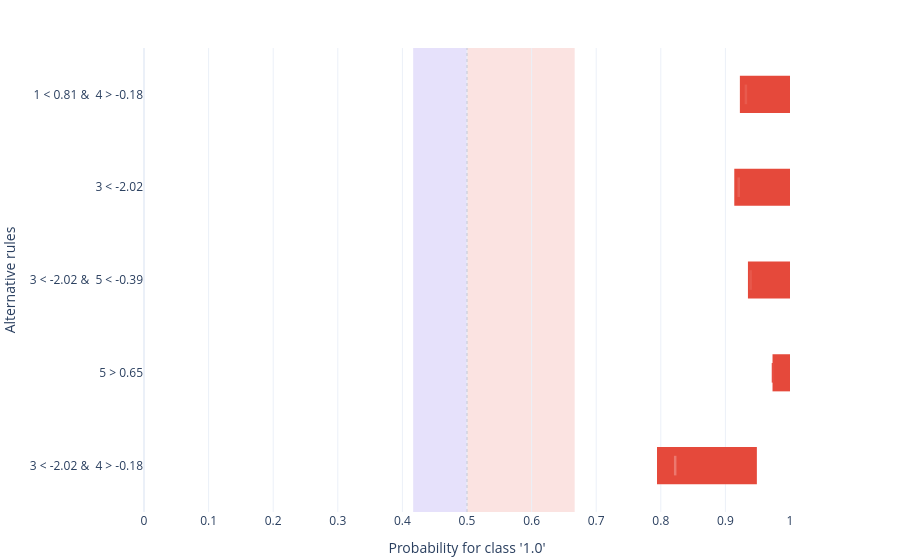

The code cell stored with this chart in its notebook:
### Markdown cell above
### Hover detail

`hover_detail="full"` adds feature names, current values, and the full prediction interval to each hover card. The default `"compact"` shows only the rule text and predicted probability.

### Code cell
alternatives[1].plot(
    style="plotly.local.alternative_bars",
    show=True,
    filter_top=5,
    hover_detail="full",
);

### Figure 1 — Plotly figure (JSON) as saved in the notebook; plotly's stock layout.template omitted (floating-point values rounded to 4 significant figures)
{"data": [{"base": [0.9224, 0.9138, 0.9349, 0.9729, 0.7941], "hovertemplate": "%{hovertext}<extra></extra>", "hovertext": ["<b>Alternative 1</b><br>Rule: 1 < 0.81 & \n4 > -0.18<br>Feature(s): 1, 4<br>Current value(s): 0.8202306791482605, -1.1698874169376605<br><br>Alt prediction: 0.9318<br>Prediction delta: +0.3984<br>Base prediction: 0.5333<br>Interval: [0.9224, 1]<br>Interval width: 0.07758", "<b>Alternative 2</b><br>Rule: 3 < -2.02<br>Feature(s): 3<br>Current value(s): 0.5081898342893361<br><br>Alt prediction: 0.9206<br>Prediction delta: +0.3873<br>Base prediction: 0.5333<br>Interval: [0.9138, 1]<br>Interval width: 0.08625", "<b>Alternative 3</b><br>Rule: 3 < -2.02 & \n5 < -0.39<br>Feature(s): 3, 5<br>Current value(s): 0.5081898342893361, 0.00035882151950361596<br><br>Alt prediction: 0.9391<br>Prediction delta: +0.4058<br>Base prediction: 0.5333<br>Interval: [0.9349, 1]<br>Interval width: 0.06511", "<b>Alternative 4</b><br>Rule: 5 > 0.65<br>Feature(s): 5<br>Current value(s): 0.00035882151950361596<br><br>Alt prediction: 0.9736<br>Prediction delta: +0.4403<br>Base prediction: 0.5333<br>Interval: [0.9729, 1]<br>Interval width: 0.02707", "<b>Alternative 5</b><br>Rule: 3 < -2.02 & \n4 > -0.18<br>Feature(s): 3, 4<br>Current value(s): 0.5081898342893361, -1.1698874169376605<br><br>Alt prediction: 0.8223<br>Prediction delta: +0.2889<br>Base prediction: 0.5333<br>Interval: [0.7941, 0.9487]<br>Interval width: 0.1546"], "marker": {"color": "#e5493b", "line": {"width": 0}}, "name": "interval", "orientation": "h", "showlegend": false, "type": "bar", "width": 0.4, "x": [0.07758, 0.08625, 0.06511, 0.02707, 0.1546], "y": ["1 < 0.81 & \n4 > -0.18", "3 < -2.02", "3 < -2.02 & \n5 < -0.39", "5 > 0.65", "3 < -2.02 & \n4 > -0.18"]}, {"hovertemplate": "%{hovertext}<extra></extra>", "hovertext": ["<b>Alternative 1</b><br>Rule: 1 < 0.81 & \n4 > -0.18<br>Feature(s): 1, 4<br>Current value(s): 0.8202306791482605, -1.1698874169376605<br><br>Alt prediction: 0.9318<br>Prediction delta: +0.3984<br>Base prediction: 0.5333<br>Interval: [0.9224, 1]<br>Interval width: 0.07758", "<b>Alternative 2</b><br>Rule: 3 < -2.02<br>Feature(s): 3<br>Current value(s): 0.5081898342893361<br><br>Alt prediction: 0.9206<br>Prediction delta: +0.3873<br>Base prediction: 0.5333<br>Interval: [0.9138, 1]<br>Interval width: 0.08625", "<b>Alternative 3</b><br>Rule: 3 < -2.02 & \n5 < -0.39<br>Feature(s): 3, 5<br>Current value(s): 0.5081898342893361, 0.00035882151950361596<br><br>Alt prediction: 0.9391<br>Prediction delta: +0.4058<br>Base prediction: 0.5333<br>Interval: [0.9349, 1]<br>Interval width: 0.06511", "<b>Alternative 4</b><br>Rule: 5 > 0.65<br>Feature(s): 5<br>Current value(s): 0.00035882151950361596<br><br>Alt prediction: 0.9736<br>Prediction delta: +0.4403<br>Base prediction: 0.5333<br>Interval: [0.9729, 1]<br>Interval width: 0.02707", "<b>Alternative 5</b><br>Rule: 3 < -2.02 & \n4 > -0.18<br>Feature(s): 3, 4<br>Current value(s): 0.5081898342893361, -1.1698874169376605<br><br>Alt prediction: 0.8223<br>Prediction delta: +0.2889<br>Base prediction: 0.5333<br>Interval: [0.7941, 0.9487]<br>Interval width: 0.1546"], "marker": {"color": ["#e85a4d", "#e85d51", "#e7584b", "#e64e41", "#ec786e"], "line": {"color": ["#e85a4d", "#e85d51", "#e7584b", "#e64e41", "#ec786e"], "width": 2.5}, "size": 14, "symbol": "line-ns-open"}, "mode": "markers", "name": "prediction", "showlegend": false, "type": "scatter", "x": [0.9318, 0.9206, 0.9391, 0.9736, 0.8223], "y": ["1 < 0.81 & \n4 > -0.18", "3 < -2.02", "3 < -2.02 & \n5 < -0.39", "5 > 0.65", "3 < -2.02 & \n4 > -0.18"]}], "layout": {"autosize": true, "barmode": "overlay", "margin": {"b": 48, "l": 5, "r": 110, "t": 48}, "shapes": [{"fillcolor": "#e6e1fb", "layer": "below", "line": {"width": 0}, "type": "rect", "x0": 0.4167, "x1": 0.5, "xref": "x", "y0": 0, "y1": 1, "yref": "y domain"}, {"fillcolor": "#fbe3e1", "layer": "below", "line": {"width": 0}, "type": "rect", "x0": 0.5, "x1": 0.6667, "xref": "x", "y0": 0, "y1": 1, "yref": "y domain"}, {"line": {"color": "rgba(100,116,139,0.3)", "dash": "dot", "width": 1}, "type": "line", "x0": 0.5, "x1": 0.5, "xref": "x", "y0": 0, "y1": 1, "yref": "y domain"}], "showlegend": false, "title": {"text": ""}, "xaxis": {"range": [0, 1], "tickvals": [0, 0.1, 0.2, 0.3, 0.4, 0.5, 0.6, 0.7, 0.8, 0.9, 1], "title": {"text": "Probability for class '1.0'"}}, "yaxis": {"automargin": true, "autorange": "reversed", "showticklabels": true, "title": {"text": "Alternative rules"}}, "yaxis2": {"overlaying": "y", "range": [4.5, -0.5], "showgrid": false, "showline": false, "side": "right", "tickmode": "array", "ticks": "", "ticktext": ["0.8202306791482605, -1.1698874169376605", "0.5081898342893361", "0.5081898342893361, 0.00035882151950361596", "0.00035882151950361596", "0.5081898342893361, -1.1698874169376605"], "tickvals": [0, 1, 2, 3, 4], "title": {"font": {"size": 11}, "text": "Instance values"}, "zeroline": false}}}
